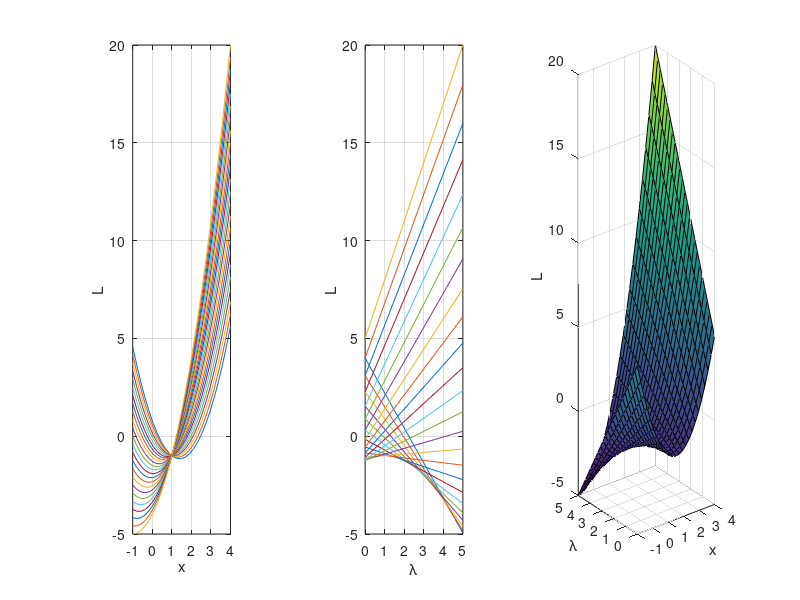

MATLAB code for this plot:
np = 25;
x_lim = [-1, 4];
lambda_lim = [0, 5];

x = linspace(x_lim(1), x_lim(2), np);
lambda = linspace(lambda_lim(1), lambda_lim(2), np);

[x1, l1] = meshgrid(x, lambda);
L = (x1-1).^2 -x1 + l1.*(x1 - 1);


%figure(1)
%surf(x1, l1, L), xlabel('x'), ylabel('\lambda'), zlabel('L'), axis equal

x_min = x(1);
x_max = x(end);
l_min = lambda(1);
l_max = lambda(end);
y_min = min(L(:));
y_max = max(L(:));
figure(2)
for i=2:length(x)
  subplot(1,3,1)
  plot(x, L(i,:), '-')
  if i==2
    hold on
    axis equal
    axis([x_min, x_max, y_min, y_max])
    ylabel('L')
    grid on
  end
  xlabel(['x = ' num2str(x(i))])
  
  subplot(1,3,2)
  plot(lambda, L(:,i), '-')
  if i==2
    hold on
    axis equal
    axis([l_min, l_max, y_min, y_max])
    ylabel('L')
    grid on
  end
  xlabel(['\lambda = ' num2str(lambda(i))])
  
  subplot(1,3,3), cla
  surf(x1(1:i, 1:i), l1(1:i, 1:i), L(1:i, 1:i))
  xlabel('x'), ylabel('\lambda'), zlabel('L'),
  axis equal
  axis([x_min, x_max, l_min, l_max, y_min, y_max])
  pause(0.2)
end
subplot(1,3,1)
hold off
xlabel('x')
subplot(1,3,2)
hold off
xlabel('\lambda')
